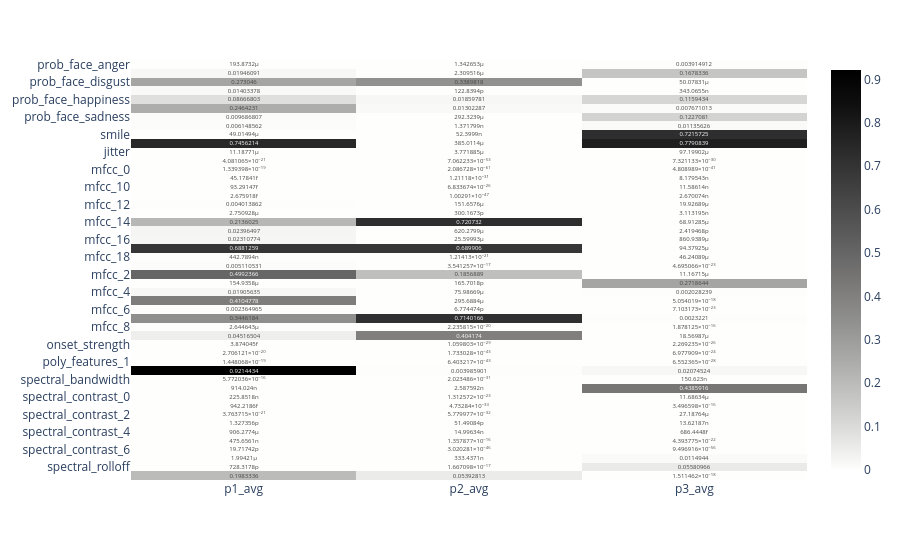

Source (notebook cell):
### Code cell
fig_p

### Figure 1 — Plotly figure (JSON) as saved in the notebook; plotly's stock layout.template omitted (floating-point values rounded to 4 significant figures; data arrays with more than 128 entries replaced by an {"elided": "..."} marker saying what was removed)
{"data": [{"coloraxis": "coloraxis", "hovertemplate": "x: %{x}<br>y: %{y}<br>color: %{z}<extra></extra>", "name": "0", "texttemplate": "%{z}", "type": "heatmap", "x": ["p1_avg", "p2_avg", "p3_avg"], "xaxis": "x", "y": ["prob_face_anger", "prob_face_contempt", "prob_face_disgust", "prob_face_fear", "prob_face_happiness", "prob_face_neutral", "prob_face_sadness", "prob_face_surprise", "smile", "intensity", "jitter", "log_energy", "mfcc_0", "mfcc_1", "mfcc_10", "mfcc_11", "mfcc_12", "mfcc_13", "mfcc_14", "mfcc_15", "mfcc_16", "mfcc_17", "mfcc_18", "mfcc_19", "mfcc_2", "mfcc_3", "mfcc_4", "mfcc_5", "mfcc_6", "mfcc_7", "mfcc_8", "mfcc_9", "onset_strength", "poly_features_0", "poly_features_1", "shimmer", "spectral_bandwidth", "spectral_centroid", "spectral_contrast_0", "spectral_contrast_1", "spectral_contrast_2", "spectral_contrast_3", "spectral_contrast_4", "spectral_contrast_5", "spectral_contrast_6", "spectral_flatness", "spectral_rolloff", "zero_crossing_rate"], "yaxis": "y", "z": {"elided": "48x3 float values"}}], "layout": {"coloraxis": {"colorscale": [[0, "rgb(254, 254, 253)"], [0.09091, "rgb(224, 224, 223)"], [0.1818, "rgb(197, 197, 195)"], [0.2727, "rgb(171, 171, 170)"], [0.3636, "rgb(146, 146, 145)"], [0.4545, "rgb(124, 123, 122)"], [0.5455, "rgb(102, 101, 101)"], [0.6364, "rgb(81, 80, 80)"], [0.7273, "rgb(59, 59, 59)"], [0.8182, "rgb(38, 38, 38)"], [0.9091, "rgb(16, 16, 16)"], [1, "rgb(0, 0, 0)"]]}, "margin": {"t": 60}, "xaxis": {"anchor": "y", "domain": [0, 1]}, "yaxis": {"anchor": "x", "autorange": "reversed", "domain": [0, 1]}}}
